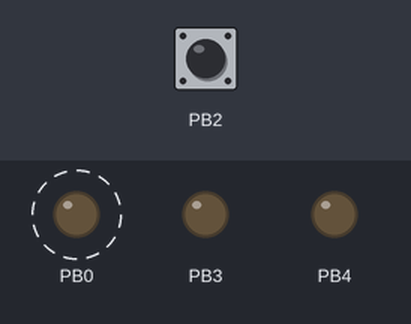
A sketch run on a simulated ATtiny85, built with avr-gcc and run on an emulated ATtiny85. Parts: output pins drawn as LEDs (lit = HIGH). Dashed ring = blinking. The test bench sets the inputs (shaded band); at power-on: PB2 HIGH. Sleep ends after the set time or at an interrupt.

Above: at 3.9 s.
At 5.0 s:
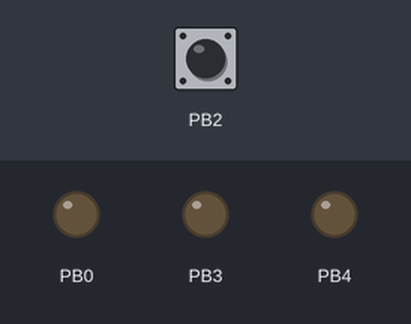
5.1 s: PB2 pulled LOW for 0.15 s
At 6.0 s:
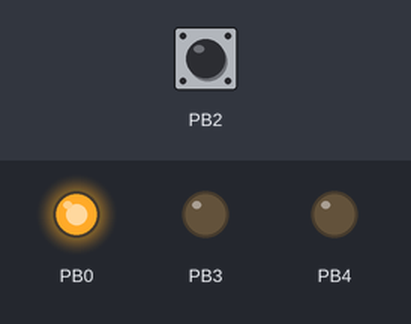
Timing chart, 0 to 13.4 s (numbered marks = the images above; inputs shaded):
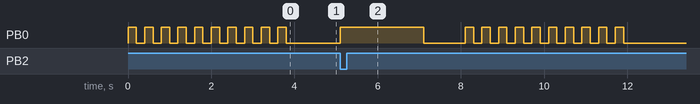

The sketch:

Sleep.ino
```cpp
/*
 * Sleep Mode for ATtiny85
 * 2/22 Luhan Monat
 */


int	main() {
int i;

DDRB  = 0b011001;     // PB2 is input
bitSet(PORTB,2);      // PB2 enable pullup

again:

  for(i=0;i<10;i++) {
    bitSet(PORTB,0);
    Wait(200);
    bitClear(PORTB,0);
    Wait(200);
  }
  Sleeper();
  bitClear(PORTB,0);
  Wait(1000);
  goto again;


}


void  Sleeper() {


  bitSet(GIMSK,5);
  bitSet(PCMSK,2);          // enable pin change interrupt
  MCUCR = 0b00110000;
  bitSet(SREG,7);
  PRR   = 0b00001111;       // shut down peripherals
  asm("sleep \n");
  PRR   = 0b00000000;       // enable all peripherals

}

ISR (PCINT0_vect) {

  bitSet(PORTB,0);
  Wait(1000);
}


void  Wait(word ms) {
word  i;

  for(i=0;i<ms;i++)
    delayMicroseconds(1000);
}
```

Measured:
- after the input at 5.1 s, PB0: goes HIGH 2.0 s, LOW 1.0 s, 9 × (HIGH 0.20 s, LOW 0.20 s), HIGH 0.20 s, then LOW, starting at once
- by itself, PB0: alternates HIGH for 0.20 s and LOW for 0.20 s, 20 changes in all, then stays LOW
